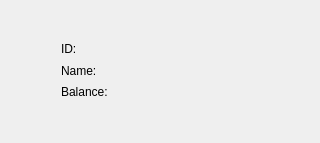
<?xml version="1.0" encoding="UTF-8"?>
<ui version="4.0">
 <class>InfoDialog</class>
 <widget class="QDialog" name="InfoDialog">
  <property name="geometry">
   <rect>
    <x>0</x>
    <y>0</y>
    <width>320</width>
    <height>143</height>
   </rect>
  </property>
  <property name="windowTitle">
   <string>个人信息</string>
  </property>
  <widget class="QWidget" name="verticalLayoutWidget">
   <property name="geometry">
    <rect>
     <x>50</x>
     <y>30</y>
     <width>211</width>
     <height>81</height>
    </rect>
   </property>
   <layout class="QVBoxLayout" name="layout">
    <item>
     <widget class="QLabel" name="idLabel">
      <property name="text">
       <string>ID:</string>
      </property>
     </widget>
    </item>
    <item>
     <widget class="QLabel" name="nameLabel">
      <property name="text">
       <string>Name:</string>
      </property>
     </widget>
    </item>
    <item>
     <widget class="QLabel" name="balanceLabel">
      <property name="text">
       <string>Balance:</string>
      </property>
     </widget>
    </item>
   </layout>
  </widget>
 </widget>
 <layoutdefault spacing="6" margin="11"/>
 <resources/>
 <connections/>
</ui>
